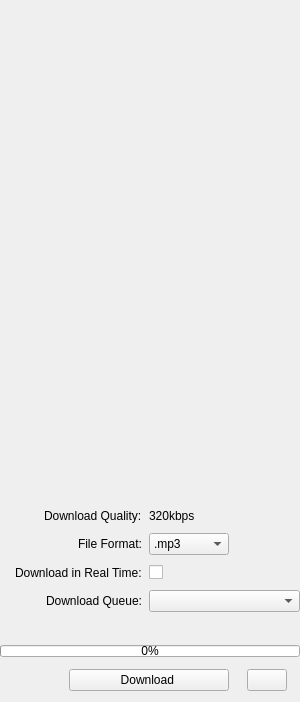
         <widget class="QWidget" name="infoView" native="true">
          <property name="sizePolicy">
           <sizepolicy hsizetype="Expanding" vsizetype="Preferred">
            <horstretch>0</horstretch>
            <verstretch>0</verstretch>
           </sizepolicy>
          </property>
          <property name="minimumSize">
           <size>
            <width>250</width>
            <height>0</height>
           </size>
          </property>
          <property name="maximumSize">
           <size>
            <width>315</width>
            <height>16777215</height>
           </size>
          </property>
          <layout class="QVBoxLayout" name="verticalLayout_8">
           <property name="spacing">
            <number>7</number>
           </property>
           <property name="leftMargin">
            <number>0</number>
           </property>
           <property name="rightMargin">
            <number>0</number>
           </property>
           <item>
            <layout class="QHBoxLayout" name="horizontalLayout_3">
             <property name="spacing">
              <number>0</number>
             </property>
             <property name="sizeConstraint">
              <enum>QLayout::SetMinimumSize</enum>
             </property>
             <item>
              <widget class="QLabel" name="coverArtLabel">
               <property name="sizePolicy">
                <sizepolicy hsizetype="Expanding" vsizetype="Expanding">
                 <horstretch>0</horstretch>
                 <verstretch>0</verstretch>
                </sizepolicy>
               </property>
               <property name="minimumSize">
                <size>
                 <width>300</width>
                 <height>300</height>
                </size>
               </property>
               <property name="maximumSize">
                <size>
                 <width>300</width>
                 <height>300</height>
                </size>
               </property>
               <property name="sizeIncrement">
                <size>
                 <width>16</width>
                 <height>16</height>
                </size>
               </property>
               <property name="text">
                <string/>
               </property>
               <property name="textFormat">
                <enum>Qt::RichText</enum>
               </property>
               <property name="pixmap">
                <pixmap>Config/Resources/cover_default.jpg</pixmap>
               </property>
               <property name="scaledContents">
                <bool>true</bool>
               </property>
               <property name="alignment">
                <set>Qt::AlignLeading|Qt::AlignLeft|Qt::AlignTop</set>
               </property>
              </widget>
             </item>
            </layout>
           </item>
           <item>
            <layout class="QFormLayout" name="formLayout">
             <property name="labelAlignment">
              <set>Qt::AlignRight|Qt::AlignTrailing|Qt::AlignVCenter</set>
             </property>
             <property name="formAlignment">
              <set>Qt::AlignLeading|Qt::AlignLeft|Qt::AlignTop</set>
             </property>
             <property name="verticalSpacing">
              <number>10</number>
             </property>
             <property name="leftMargin">
              <number>0</number>
             </property>
             <property name="topMargin">
              <number>10</number>
             </property>
             <item row="0" column="0">
              <widget class="QLabel" name="infoHeader1">
               <property name="sizePolicy">
                <sizepolicy hsizetype="Minimum" vsizetype="Preferred">
                 <horstretch>0</horstretch>
                 <verstretch>0</verstretch>
                </sizepolicy>
               </property>
               <property name="minimumSize">
                <size>
                 <width>30</width>
                 <height>0</height>
                </size>
               </property>
               <property name="text">
                <string/>
               </property>
               <property name="alignment">
                <set>Qt::AlignLeading|Qt::AlignLeft|Qt::AlignVCenter</set>
               </property>
              </widget>
             </item>
             <item row="0" column="1">
              <widget class="QLabel" name="infoLabel1">
               <property name="minimumSize">
                <size>
                 <width>175</width>
                 <height>0</height>
                </size>
               </property>
               <property name="maximumSize">
                <size>
                 <width>200</width>
                 <height>16777215</height>
                </size>
               </property>
               <property name="text">
                <string/>
               </property>
              </widget>
             </item>
             <item row="1" column="0">
              <widget class="QLabel" name="infoHeader2">
               <property name="sizePolicy">
                <sizepolicy hsizetype="Minimum" vsizetype="Preferred">
                 <horstretch>0</horstretch>
                 <verstretch>0</verstretch>
                </sizepolicy>
               </property>
               <property name="minimumSize">
                <size>
                 <width>30</width>
                 <height>0</height>
                </size>
               </property>
               <property name="text">
                <string/>
               </property>
              </widget>
             </item>
             <item row="1" column="1">
              <widget class="QLabel" name="infoLabel2">
               <property name="minimumSize">
                <size>
                 <width>175</width>
                 <height>0</height>
                </size>
               </property>
               <property name="maximumSize">
                <size>
                 <width>200</width>
                 <height>16777215</height>
                </size>
               </property>
               <property name="text">
                <string/>
               </property>
              </widget>
             </item>
             <item row="2" column="0">
              <widget class="QLabel" name="infoHeader3">
               <property name="sizePolicy">
                <sizepolicy hsizetype="Minimum" vsizetype="Preferred">
                 <horstretch>0</horstretch>
                 <verstretch>0</verstretch>
                </sizepolicy>
               </property>
               <property name="minimumSize">
                <size>
                 <width>30</width>
                 <height>0</height>
                </size>
               </property>
               <property name="text">
                <string/>
               </property>
              </widget>
             </item>
             <item row="2" column="1">
              <widget class="QLabel" name="infoLabel3">
               <property name="minimumSize">
                <size>
                 <width>175</width>
                 <height>0</height>
                </size>
               </property>
               <property name="maximumSize">
                <size>
                 <width>200</width>
                 <height>16777215</height>
                </size>
               </property>
               <property name="text">
                <string/>
               </property>
              </widget>
             </item>
             <item row="3" column="0">
              <widget class="QLabel" name="infoHeader4">
               <property name="sizePolicy">
                <sizepolicy hsizetype="Minimum" vsizetype="Preferred">
                 <horstretch>0</horstretch>
                 <verstretch>0</verstretch>
                </sizepolicy>
               </property>
               <property name="minimumSize">
                <size>
                 <width>30</width>
                 <height>0</height>
                </size>
               </property>
               <property name="text">
                <string/>
               </property>
              </widget>
             </item>
             <item row="3" column="1">
              <widget class="QLabel" name="infoLabel4">
               <property name="minimumSize">
                <size>
                 <width>175</width>
                 <height>0</height>
                </size>
               </property>
               <property name="maximumSize">
                <size>
                 <width>200</width>
                 <height>16777215</height>
                </size>
               </property>
               <property name="text">
                <string/>
               </property>
              </widget>
             </item>
             <item row="4" column="0">
              <widget class="QLabel" name="infoHeader5">
               <property name="sizePolicy">
                <sizepolicy hsizetype="Minimum" vsizetype="Preferred">
                 <horstretch>0</horstretch>
                 <verstretch>0</verstretch>
                </sizepolicy>
               </property>
               <property name="minimumSize">
                <size>
                 <width>30</width>
                 <height>0</height>
                </size>
               </property>
               <property name="text">
                <string/>
               </property>
              </widget>
             </item>
             <item row="4" column="1">
              <widget class="QLabel" name="infoLabel5">
               <property name="minimumSize">
                <size>
                 <width>175</width>
                 <height>0</height>
                </size>
               </property>
               <property name="maximumSize">
                <size>
                 <width>200</width>
                 <height>16777215</height>
                </size>
               </property>
               <property name="text">
                <string/>
               </property>
              </widget>
             </item>
             <item row="5" column="0">
              <widget class="QLabel" name="infoHeader6">
               <property name="sizePolicy">
                <sizepolicy hsizetype="Minimum" vsizetype="Preferred">
                 <horstretch>0</horstretch>
                 <verstretch>0</verstretch>
                </sizepolicy>
               </property>
               <property name="minimumSize">
                <size>
                 <width>30</width>
                 <height>0</height>
                </size>
               </property>
               <property name="text">
                <string/>
               </property>
              </widget>
             </item>
             <item row="5" column="1">
              <widget class="QLabel" name="infoLabel6">
               <property name="minimumSize">
                <size>
                 <width>175</width>
                 <height>0</height>
                </size>
               </property>
               <property name="maximumSize">
                <size>
                 <width>200</width>
                 <height>16777215</height>
                </size>
               </property>
               <property name="text">
                <string/>
               </property>
              </widget>
             </item>
            </layout>
           </item>
           <item>
            <spacer name="verticalSpacer">
             <property name="orientation">
              <enum>Qt::Vertical</enum>
             </property>
             <property name="sizeHint" stdset="0">
              <size>
               <width>20</width>
               <height>40</height>
              </size>
             </property>
            </spacer>
           </item>
           <item>
            <layout class="QFormLayout" name="formLayout_2">
             <property name="labelAlignment">
              <set>Qt::AlignRight|Qt::AlignTrailing|Qt::AlignVCenter</set>
             </property>
             <property name="formAlignment">
              <set>Qt::AlignBottom|Qt::AlignLeading|Qt::AlignLeft</set>
             </property>
             <property name="verticalSpacing">
              <number>10</number>
             </property>
             <property name="leftMargin">
              <number>15</number>
             </property>
             <property name="topMargin">
              <number>0</number>
             </property>
             <property name="bottomMargin">
              <number>5</number>
             </property>
             <item row="0" column="0">
              <widget class="QLabel" name="dlQualityHeader">
               <property name="text">
                <string>Download Quality:</string>
               </property>
              </widget>
             </item>
             <item row="0" column="1">
              <widget class="QLabel" name="dlQualityLabel">
               <property name="text">
                <string>320kbps</string>
               </property>
              </widget>
             </item>
             <item row="1" column="0">
              <widget class="QLabel" name="fileFormatHeader">
               <property name="text">
                <string>File Format:</string>
               </property>
              </widget>
             </item>
             <item row="1" column="1">
              <widget class="QComboBox" name="fileFormatCombo">
               <property name="maximumSize">
                <size>
                 <width>80</width>
                 <height>16777215</height>
                </size>
               </property>
               <property name="minimumContentsLength">
                <number>7</number>
               </property>
               <item>
                <property name="text">
                 <string>.mp3</string>
                </property>
               </item>
               <item>
                <property name="text">
                 <string>.ogg</string>
                </property>
               </item>
              </widget>
             </item>
             <item row="2" column="0">
              <widget class="QLabel" name="label_5">
               <property name="text">
                <string>Download in Real Time:</string>
               </property>
              </widget>
             </item>
             <item row="2" column="1">
              <widget class="QCheckBox" name="realTimeCheckBox">
               <property name="text">
                <string/>
               </property>
              </widget>
             </item>
             <item row="3" column="0">
              <widget class="QLabel" name="label_2">
               <property name="text">
                <string>Download Queue:</string>
               </property>
              </widget>
             </item>
             <item row="3" column="1">
              <widget class="QComboBox" name="downloadQueueCombo">
               <property name="sizePolicy">
                <sizepolicy hsizetype="Expanding" vsizetype="Fixed">
                 <horstretch>0</horstretch>
                 <verstretch>0</verstretch>
                </sizepolicy>
               </property>
               <property name="minimumSize">
                <size>
                 <width>145</width>
                 <height>0</height>
                </size>
               </property>
              </widget>
             </item>
            </layout>
           </item>
           <item>
            <layout class="QVBoxLayout" name="verticalLayout_9">
             <item>
              <widget class="QLabel" name="downloadInfoLabel">
               <property name="text">
                <string/>
               </property>
              </widget>
             </item>
             <item>
              <widget class="QProgressBar" name="progressBar">
               <property name="enabled">
                <bool>true</bool>
               </property>
               <property name="maximumSize">
                <size>
                 <width>16777215</width>
                 <height>12</height>
                </size>
               </property>
               <property name="value">
                <number>0</number>
               </property>
              </widget>
             </item>
             <item>
              <layout class="QHBoxLayout" name="horizontalLayout_4" stretch="0,3,1">
               <property name="topMargin">
                <number>5</number>
               </property>
               <item>
                <widget class="QLabel" name="label_12">
                 <property name="sizePolicy">
                  <sizepolicy hsizetype="Minimum" vsizetype="Preferred">
                   <horstretch>0</horstretch>
                   <verstretch>0</verstretch>
                  </sizepolicy>
                 </property>
                 <property name="maximumSize">
                  <size>
                   <width>40</width>
                   <height>16777215</height>
                  </size>
                 </property>
                 <property name="text">
                  <string/>
                 </property>
                </widget>
               </item>
               <item>
                <widget class="QPushButton" name="downloadBtn">
                 <property name="sizePolicy">
                  <sizepolicy hsizetype="MinimumExpanding" vsizetype="Fixed">
                   <horstretch>0</horstretch>
                   <verstretch>0</verstretch>
                  </sizepolicy>
                 </property>
                 <property name="minimumSize">
                  <size>
                   <width>0</width>
                   <height>0</height>
                  </size>
                 </property>
                 <property name="maximumSize">
                  <size>
                   <width>160</width>
                   <height>16777215</height>
                  </size>
                 </property>
                 <property name="text">
                  <string>Download </string>
                 </property>
                </widget>
               </item>
               <item>
                <widget class="QPushButton" name="dirBtn">
                 <property name="minimumSize">
                  <size>
                   <width>30</width>
                   <height>0</height>
                  </size>
                 </property>
                 <property name="maximumSize">
                  <size>
                   <width>40</width>
                   <height>40</height>
                  </size>
                 </property>
                 <property name="toolTip">
                  <string>Change download directory</string>
                 </property>
                 <property name="text">
                  <string/>
                 </property>
                 <property name="icon">
                  <iconset>
                   <normaloff>Resources/folderIcon.png</normaloff>Resources/folderIcon.png</iconset>
                 </property>
                </widget>
               </item>
              </layout>
             </item>
            </layout>
           </item>
          </layout>
         </widget>
